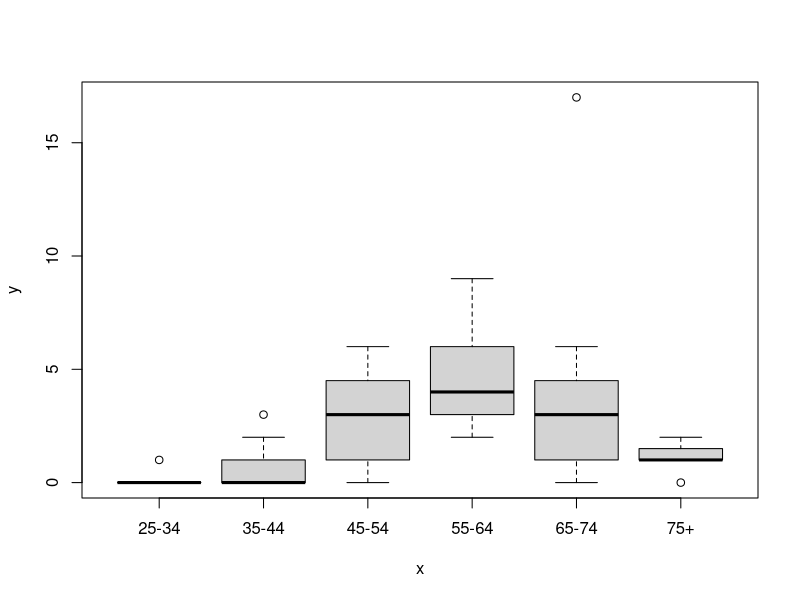

This figure's R source:

#print(data())
#
d <- esoph
print(head(d,5))
ncases <- unlist(d[4])
ncontrols <- unlist(d[5])
agegp <- unlist(d[1])
print(paste0("ncases mean: ", mean(ncases)))
print(paste0("ncases min: ", min(ncases)))
print(paste0("ncases max: ", max(ncases)))

print(paste0("ncontrols mean: ", mean(ncontrols)))
print(paste0("ncontrols min: ", min(ncontrols)))
print(paste0("ncontrols max: ", max(ncontrols)))

xval = agegp
yval = ncases  
plot(xval,yval)